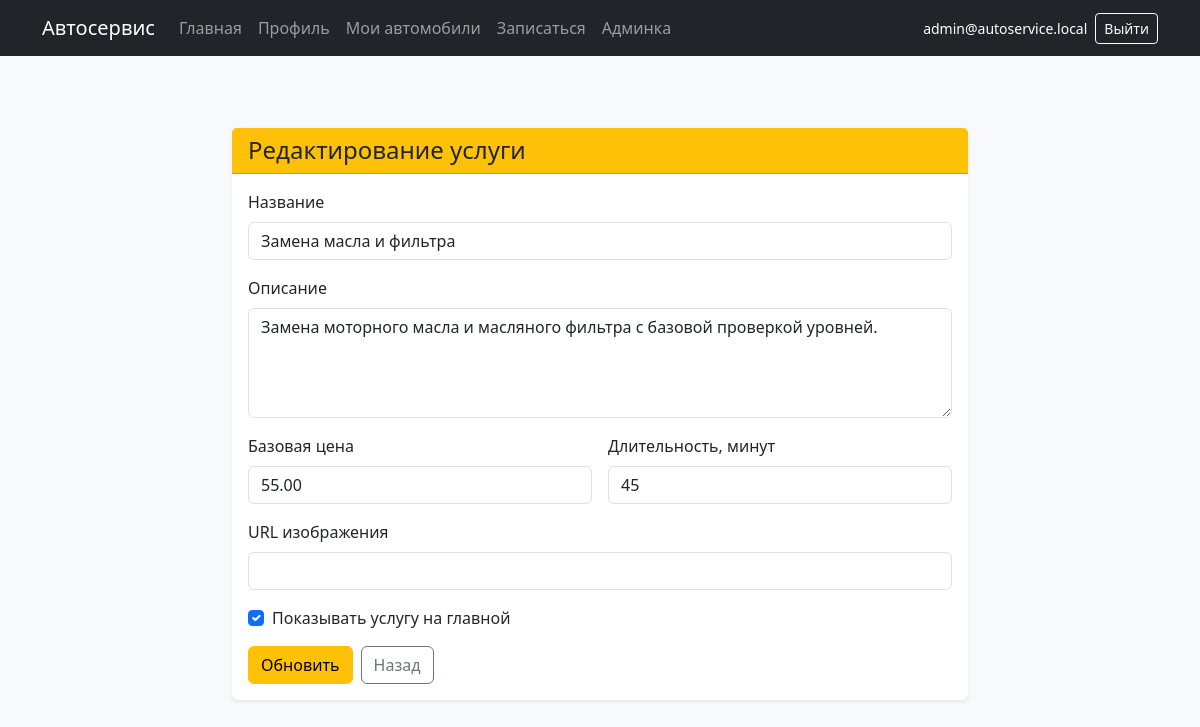
Page /edit_service.php?id=2 (signed in) on the committed database.
### tables this page shows
CREATE TABLE `services` (
  `id` INT NOT NULL AUTO_INCREMENT,
  `title` VARCHAR(255) NOT NULL,
  `description` TEXT DEFAULT NULL,
  `base_price` DECIMAL(10,2) NOT NULL DEFAULT 0.00,
  `duration_minutes` INT NOT NULL,
  `image_url` VARCHAR(255) DEFAULT NULL,
  `is_active` TINYINT(1) NOT NULL DEFAULT 1,
  `created_at` DATETIME NOT NULL DEFAULT CURRENT_TIMESTAMP,
  PRIMARY KEY (`id`)
);

### auth.php (called while the page is built, shortened)
<?php
if (!function_exists('h')) {
    function h($value)
    {
        return htmlspecialchars((string) $value, ENT_QUOTES, 'UTF-8');
    }
}

### edit_service.php (the view, shortened to what this page needs)
<?php
require_once __DIR__ . '/auth.php';
require_once __DIR__ . '/db.php';
$id = isset($_GET['id']) ? (int) $_GET['id'] : 0;
$stmt = $pdo->prepare('SELECT * FROM services WHERE id = ? LIMIT 1');
$stmt->execute([$id]);
$service = $stmt->fetch();
?>
<!DOCTYPE html>
<html lang="ru">
<head>
    <link href="https://cdn.jsdelivr.net/npm/bootstrap@5.3.3/dist/css/bootstrap.min.css" rel="stylesheet">
</head>
<body class="bg-light">
<?php require __DIR__ . '/nav.php'; ?>
<div class="container py-5">
    <div class="row justify-content-center">
        <div class="col-lg-8">
            <div class="card shadow-sm border-0">
                <div class="card-header bg-warning"><h1 class="h4 mb-0">Редактирование услуги</h1></div>
                <div class="card-body">
                    <form method="POST">
                        <div class="mb-3">
                            <label class="form-label">Название</label>
                            <input type="text" name="title" class="form-control" required value="<?= h($_POST['title'] ?? $service['title']) ?>">
                        </div>
                        <div class="mb-3">
                            <label class="form-label">Описание</label>
                            <textarea name="description" class="form-control" rows="4"><?= h($_POST['description'] ?? $service['description']) ?></textarea>
                        </div>
                        <div class="row g-3">
                            <div class="col-md-6">
                                <label class="form-label">Базовая цена</label>
                                <input type="number" name="base_price" class="form-control" required min="0" step="0.01" value="<?= h($_POST['base_price'] ?? $service['base_price']) ?>">
                            </div>
                            <div class="col-md-6">
                                <label class="form-label">Длительность, минут</label>
                                <input type="number" name="duration_minutes" class="form-control" required min="1" step="1" value="<?= h($_POST['duration_minutes'] ?? $service['duration_minutes']) ?>">
                            </div>
                        </div>
                        <div class="mt-3 mb-3">
                            <label class="form-label">URL изображения</label>
                            <input type="text" name="image_url" class="form-control" value="<?= h($_POST['image_url'] ?? $service['image_url']) ?>">
                        </div>
                        <div class="form-check mb-3">
                            <input class="form-check-input" type="checkbox" name="is_active" id="is_active" <?= (isset($_POST['is_active']) || (!$_POST && $service['is_active'])) ? 'checked' : '' ?>>
                            <label class="form-check-label" for="is_active">Показывать услугу на главной</label>
                        </div>
                        <div class="d-flex gap-2">
                            <button type="submit" class="btn btn-warning">Обновить</button>
                            <a href="admin_services.php" class="btn btn-outline-secondary">Назад</a>
                        </div>
                    </form>
                </div>
            </div>
        </div>
    </div>
</div>
</body>
</html>

### rows in the picture
services: title "Замена масла и фильтра", description "Замена моторного масла и масляного фильтра с базовой проверкой уровней.", base_price "55.00", duration_minutes "45", is_active "☑"

### other values in the picture
$_SESSION['user_email'] "admin@autoservice.local"
